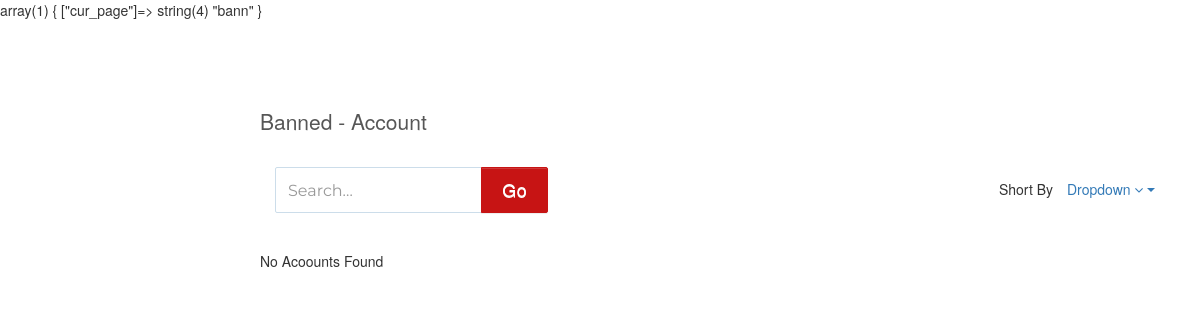
The app's page /lo-admin/baanedAccount.php, older data.
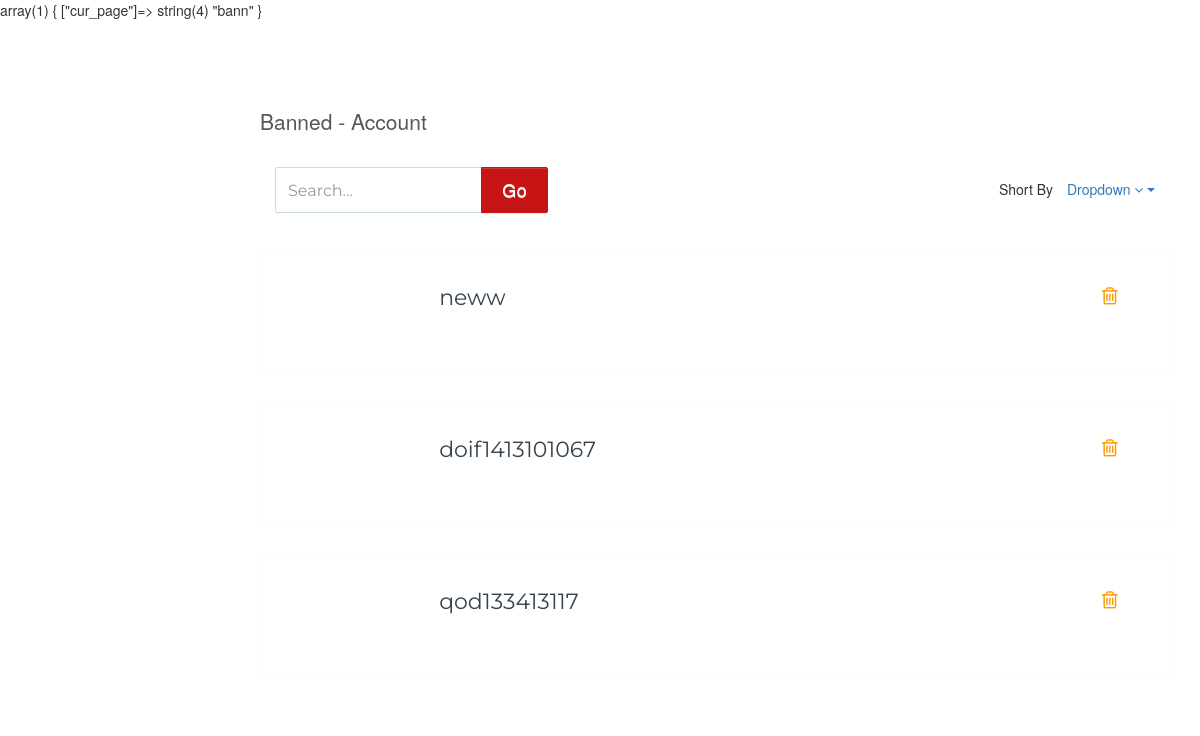
The same page, newer data.
### tables this page shows
CREATE TABLE `lo_tblprofileuser` (
  `id` mediumint(10) UNSIGNED NOT NULL,
  `user_id` mediumint(10) UNSIGNED NOT NULL,
  `profile_userName` varchar(20) NOT NULL,
  `jobS_resume` varchar(255) DEFAULT NULL,
  `jobS_occupation` varchar(50) DEFAULT NULL,
  `jobS_exp` mediumint(20) DEFAULT NULL,
  `category_id` mediumint(10) UNSIGNED DEFAULT NULL,
  `org_name` varchar(20) DEFAULT NULL,
  `date_created` timestamp NOT NULL DEFAULT current_timestamp(),
  `date_updated` timestamp NOT NULL DEFAULT current_timestamp() ON UPDATE current_timestamp()
);

CREATE TABLE `lo_tblusers` (
  `id` mediumint(10) UNSIGNED NOT NULL,
  `user_fname` varchar(20) NOT NULL,
  `user_lname` varchar(20) NOT NULL,
  `user_email` varchar(150) NOT NULL,
  `user_contactNumber` bigint(10) UNSIGNED NOT NULL,
  `user_dob` timestamp NOT NULL DEFAULT current_timestamp() ON UPDATE current_timestamp(),
  `user_country` varchar(20) DEFAULT NULL,
  `user_state` varchar(30) DEFAULT NULL,
  `user_city` varchar(20) DEFAULT NULL,
  `user_address` varchar(100) DEFAULT NULL,
  `user_photo` varchar(200) DEFAULT NULL,
  `user_password` varchar(32) DEFAULT NULL,
  `user_gender` enum('M','F','N') DEFAULT NULL,
  `user_type` enum('A','O','J') NOT NULL DEFAULT 'J',
  `is_live` enum('Y','N') NOT NULL DEFAULT 'N',
  `is_deleted` enum('Y','N') NOT NULL DEFAULT 'N',
  `date_created` timestamp NOT NULL DEFAULT current_timestamp(),
  `date_updated` timestamp NOT NULL DEFAULT current_timestamp() ON UPDATE current_timestamp()
);

### lo-admin/etc/validToAdminDash.php (called while the page is built, shortened)
<?php
class validToAdminDash
{
    private $bann_sql = "SELECT u.id as 'uid', u.user_fname as 'f_name', pu.org_name as 'org_name', u.user_photo as 'img' FROM lo_tblusers as u INNER JOIN lo_tblprofileuser pu on u.id = pu.user_id WHERE is_deleted ='Y' ORDER BY u.date_updated ";
    private $conn = '';
    public function setConn($conn)
    {
        $this->conn = $conn;
    }
    public function getBannedAccount(){
        try{
            $stmt=$this->conn->prepare($this->bann_sql);
            $stmt->execute();
            $bann= $stmt->fetchAll(PDO::FETCH_ASSOC);
            $ret=$bann;
        }catch(PDOException $e){
            $ret = "Error in Bann";
        }
        return $ret;
    }
}

### lo-admin/baanedAccount.php (the view, shortened to what this page needs)
<?php
$db = new db();
require _DIR_ADMIN."/etc/validToAdminDash.php";
$baan = new validToAdminDash();
$baan->setConn($db->getConn());
$res = $baan->getBannedAccount();
?>
<div class="page-wrapper">
    <div class="content">
        <div class="row">
            <div class="col-sm-4 col-3">
                <h4 class="page-title">Banned - Account</h4>
            </div>
        </div>
        <div class="search-filter">
            <div class="col-md-4 col-sm-5">
                <div class="filter-form">
                    <div class="input-group">
                        <input type="text" class="form-control" placeholder="Search…">
                        <span class="input-group-btn">
                                                <button type="button" class="btn btn-default">Go</button>
                                            </span>
                    </div>
                </div>
            </div>
            <div class="col-md-8 col-sm-7">
                <div class="short-by pull-right">
                    Short By
                    <div class="dropdown">
                        <a href="#" class="dropdown-toggle" data-toggle="dropdown">Dropdown <i class="fa fa-angle-down"
                                                                                               aria-hidden="true"></i></a>
                    </div>
                </div>
            </div>
        </div>
        <div class="row">
            <div class="col-md-12">
                <?php
                $uid =[];
                    ?>
                <?php endforeach;
                if($res && is_array($res)):
                foreach ($res as $name =>$vall):
                    if(!in_array($vall['uid'],$uid)):
                    ?>
                    <?php
                    if($vall['org_name']!=NULL && !empty($vall['org_name'])){
                        $company = $vall['org_name'];
                    }else{
                        $company = $vall['f_name'];
                    }
                    ?>
                    <article>
                        <div class="mng-company">
                            <div class="col-md-2 col-sm-2">
                                <div class="mng-company-pic">
                                </div>
                            </div>
                            <div class="col-md-5 col-sm-5">
                                <div class="mng-company-name">
                                    <h4><?php echo $company; ?></h4>
                                </div>
                            </div>
                            <div class="col-md-4 col-sm-4">
                            </div>
                            <div class="col-md-1 col-sm-1">
                                <div class="mng-company-action">
                                    <a href="#" data-toggle="modal" data-target="#delete_organization" title="Delete"><i
                                                class="fa fa-trash-o"></i></a>
                                </div>
                            </div>
                        </div>
                    </article>
                <?php endif; endforeach; else:?>
                No Acoounts Found
                <?php endif; ?>
            </div>
        </div>
        <div class="row">
            <div class="col-sm-12 col-md-7">
            </div>
        </div>
    </div>
</div>

Row changes from the older to the newer data that the page shows:
added lo_tblprofileuser: user.user_fname "neww"
added lo_tblprofileuser: user.user_fname "doif1413101067"
added lo_tblprofileuser: user.user_fname "qod133413117"
Text that changed along with them:
text no longer shown: "No Acoounts Found"
